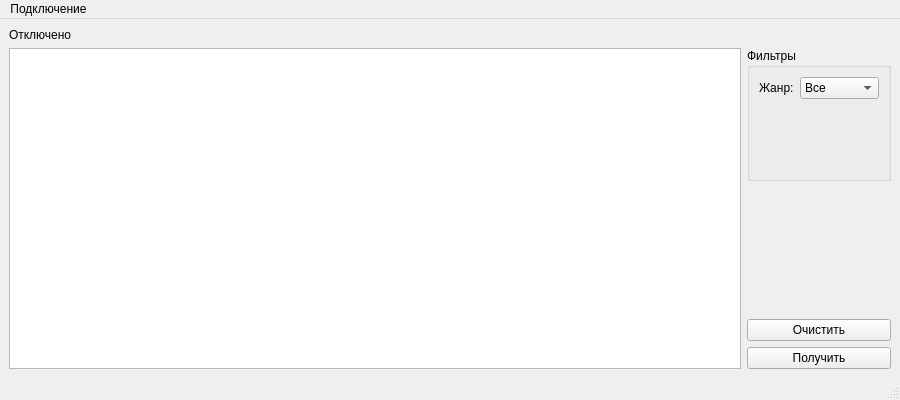
<?xml version="1.0" encoding="UTF-8"?>
<ui version="4.0">
 <class>MainWindow</class>
 <widget class="QMainWindow" name="MainWindow">
  <property name="geometry">
   <rect>
    <x>0</x>
    <y>0</y>
    <width>900</width>
    <height>400</height>
   </rect>
  </property>
  <property name="sizePolicy">
   <sizepolicy hsizetype="Preferred" vsizetype="Expanding">
    <horstretch>0</horstretch>
    <verstretch>0</verstretch>
   </sizepolicy>
  </property>
  <property name="windowTitle">
   <string>Домашнее задание к занятию: Работа с БД</string>
  </property>
  <widget class="QWidget" name="centralwidget">
   <layout class="QGridLayout" name="gridLayout">
    <item row="3" column="1">
     <widget class="QPushButton" name="pb_clear">
      <property name="sizePolicy">
       <sizepolicy hsizetype="Minimum" vsizetype="Maximum">
        <horstretch>0</horstretch>
        <verstretch>0</verstretch>
       </sizepolicy>
      </property>
      <property name="text">
       <string>Очистить</string>
      </property>
     </widget>
    </item>
    <item row="4" column="1">
     <widget class="QPushButton" name="pb_request">
      <property name="sizePolicy">
       <sizepolicy hsizetype="Minimum" vsizetype="Maximum">
        <horstretch>0</horstretch>
        <verstretch>0</verstretch>
       </sizepolicy>
      </property>
      <property name="text">
       <string>Получить</string>
      </property>
     </widget>
    </item>
    <item row="1" column="1">
     <widget class="QGroupBox" name="gb_filters">
      <property name="sizePolicy">
       <sizepolicy hsizetype="Preferred" vsizetype="Minimum">
        <horstretch>0</horstretch>
        <verstretch>0</verstretch>
       </sizepolicy>
      </property>
      <property name="title">
       <string>Фильтры</string>
      </property>
      <layout class="QFormLayout" name="formLayout">
       <item row="0" column="0">
        <widget class="QLabel" name="lb_category">
         <property name="text">
          <string>Жанр:</string>
         </property>
        </widget>
       </item>
       <item row="0" column="1">
        <widget class="QComboBox" name="cb_category">
         <item>
          <property name="text">
           <string>Все</string>
          </property>
         </item>
         <item>
          <property name="text">
           <string>Комедия</string>
          </property>
         </item>
         <item>
          <property name="text">
           <string>Ужасы</string>
          </property>
         </item>
        </widget>
       </item>
      </layout>
     </widget>
    </item>
    <item row="1" column="0" rowspan="4">
     <widget class="QTableView" name="tv_result"/>
    </item>
    <item row="2" column="1">
     <spacer name="verticalSpacer">
      <property name="orientation">
       <enum>Qt::Orientation::Vertical</enum>
      </property>
      <property name="sizeType">
       <enum>QSizePolicy::Policy::Minimum</enum>
      </property>
      <property name="sizeHint" stdset="0">
       <size>
        <width>20</width>
        <height>40</height>
       </size>
      </property>
     </spacer>
    </item>
    <item row="0" column="0">
     <widget class="QLabel" name="lb_statusConnect">
      <property name="sizePolicy">
       <sizepolicy hsizetype="Preferred" vsizetype="Maximum">
        <horstretch>0</horstretch>
        <verstretch>0</verstretch>
       </sizepolicy>
      </property>
      <property name="text">
       <string>Отключено</string>
      </property>
     </widget>
    </item>
   </layout>
  </widget>
  <widget class="QMenuBar" name="menubar">
   <property name="geometry">
    <rect>
     <x>0</x>
     <y>0</y>
     <width>900</width>
     <height>22</height>
    </rect>
   </property>
   <widget class="QMenu" name="menu">
    <property name="title">
     <string>Подключение</string>
    </property>
    <addaction name="act_addData"/>
    <addaction name="separator"/>
    <addaction name="act_connect"/>
   </widget>
   <addaction name="menu"/>
  </widget>
  <widget class="QStatusBar" name="statusbar"/>
  <action name="act_connect">
   <property name="text">
    <string>Подключиться</string>
   </property>
  </action>
  <action name="act_addData">
   <property name="text">
    <string>Ввести данные</string>
   </property>
  </action>
 </widget>
 <resources/>
 <connections/>
</ui>
